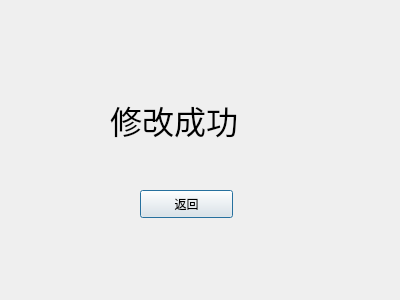
<?xml version="1.0" encoding="UTF-8"?>
<ui version="4.0">
 <class>code_modify_succeed</class>
 <widget class="QDialog" name="code_modify_succeed">
  <property name="geometry">
   <rect>
    <x>0</x>
    <y>0</y>
    <width>400</width>
    <height>300</height>
   </rect>
  </property>
  <property name="windowTitle">
   <string>Dialog</string>
  </property>
  <widget class="QLabel" name="label">
   <property name="geometry">
    <rect>
     <x>110</x>
     <y>90</y>
     <width>171</width>
     <height>61</height>
    </rect>
   </property>
   <property name="text">
    <string>&lt;html&gt;&lt;head/&gt;&lt;body&gt;&lt;p&gt;&lt;span style=&quot; font-size:24pt;&quot;&gt;修改成功&lt;/span&gt;&lt;/p&gt;&lt;/body&gt;&lt;/html&gt;</string>
   </property>
  </widget>
  <widget class="QPushButton" name="return_m">
   <property name="geometry">
    <rect>
     <x>140</x>
     <y>190</y>
     <width>93</width>
     <height>28</height>
    </rect>
   </property>
   <property name="text">
    <string>返回</string>
   </property>
  </widget>
 </widget>
 <resources/>
 <connections/>
</ui>
